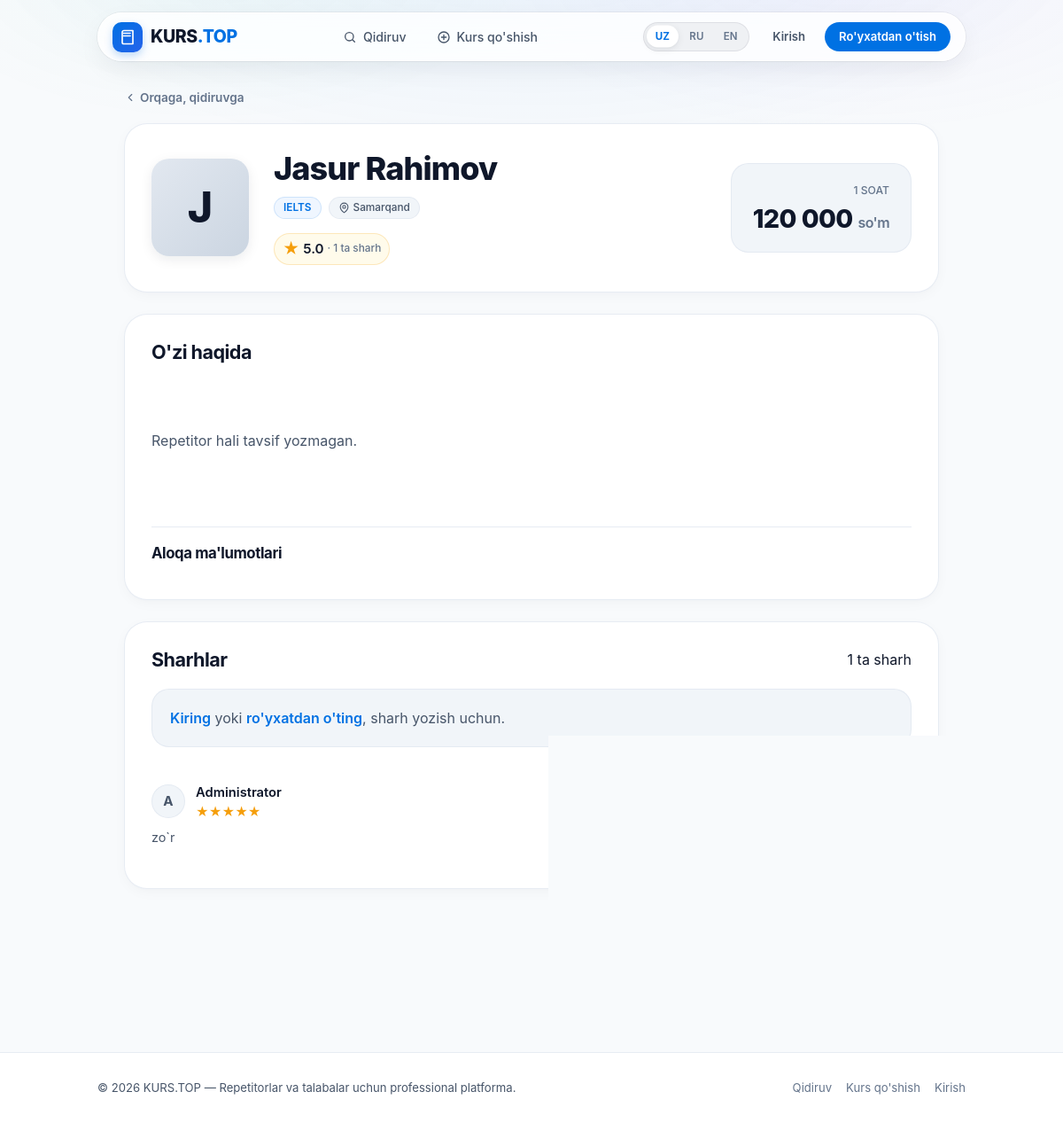
Screenshot of /repetitor/2 with the database file from the repository.
### tables this page shows
CREATE TABLE tutors (
            id INTEGER PRIMARY KEY AUTOINCREMENT,
            ism TEXT NOT NULL,
            fan TEXT NOT NULL,
            shahar TEXT NOT NULL,
            narx INTEGER NOT NULL
        , user_id INTEGER, telefon TEXT, tavsif TEXT, rasm TEXT, telegram TEXT, bepul_dars INTEGER DEFAULT 0, korishlar INTEGER DEFAULT 0);

CREATE TABLE sharhlar (
            id INTEGER PRIMARY KEY AUTOINCREMENT,
            tutor_id INTEGER NOT NULL,
            user_id INTEGER NOT NULL,
            baho INTEGER NOT NULL,
            matn TEXT,
            UNIQUE (tutor_id, user_id)
        );

CREATE TABLE users (
            id INTEGER PRIMARY KEY AUTOINCREMENT,
            ism TEXT NOT NULL,
            login TEXT NOT NULL UNIQUE,
            parol_hash TEXT NOT NULL
        , telefon TEXT DEFAULT '', maxfiy_savol TEXT DEFAULT '', maxfiy_javob_hash TEXT DEFAULT '');

### app.py (the view)
@app.route("/repetitor/<int:tid>")
def repetitor(tid):
    kod = request.args.get("x", "")
    xato = tr(XATO_KODLAR[kod]) if kod in XATO_KODLAR else ""
    return repetitor_sahifa(tid, xato)

### app.py (called while the page is built)
def joriy_til():
    til_kodi = session.get("lang")
    return til_kodi if til_kodi in ("ru", "en") else "uz"

def tr(key, **kw):
    juft = TR.get(key)
    if juft is None:
        return key
    matn = juft[TILLAR.index(joriy_til())]
    return matn.format(**kw) if kw else matn

def db():
    con = sqlite3.connect(DB)
    con.row_factory = sqlite3.Row
    return con

def csrf_token():
    if "csrf" not in session:
        session["csrf"] = secrets.token_hex(16)
    return session["csrf"]

def is_admin():
    return session.get("login") in ADMINLAR

@app.before_request
def csrf_himoya():
    if request.method == "POST" and not csrf_ok():
        return tr("csrf_xato"), 400

@app.context_processor
def umumiy():
    return dict(
        user=session.get("user_ism"),
        user_id=session.get("user_id"),
        admin=is_admin(),
        csrf=csrf_token(),
        tr=tr,
        lang=joriy_til(),
        static_version=STATIC_VERSION,
    )

### templates/repetitor.html (shortened to what this page needs)
{% extends "base.html" %}
{% block content %}
<div class="page-container profile-container">
  <nav class="breadcrumb">
    <a href="/qidiruv">
      <svg viewBox="0 0 24 24" fill="none" stroke="currentColor" stroke-width="2" stroke-linecap="round" stroke-linejoin="round"><path d="m15 18-6-6 6-6"/></svg>
      {{ tr('orqaga') }}
    </a>
  </nav>
  <header class="profile-hero-card">
    <div class="profile-hero-inner">
      <div class="profile-avatar-large">
        {% if t.rasm %}
          <img src="/static/uploads/{{ t.rasm }}" alt="{{ t.ism }}">
        {% else %}
          <div class="profile-fallback-letter">{{ t.ism[:1]|upper }}</div>
        {% endif %}
      </div>
      <div class="profile-details">
        <div class="profile-title-row">
          <h1 class="profile-name">{{ t.ism }}</h1>
        </div>
        <div class="badges-row">
          <span class="badge-subject">{{ t.fan }}</span>
          <span class="badge-city">
            <svg viewBox="0 0 24 24" fill="none" stroke="currentColor" stroke-width="2" stroke-linecap="round" stroke-linejoin="round"><path d="M20 10c0 6-8 12-8 12s-8-6-8-12a8 8 0 0 1 16 0Z"/><circle cx="12" cy="10" r="3"/></svg>
            {{ t.shahar }}
          </span>
        </div>
        {% if t.sharh_soni %}
          <div class="rating-badge rating-large">
            <span class="star-icon">★</span>
            <span class="rating-val">{{ t.reyting }}</span>
            <span class="rating-count">· {{ tr('sharh_n', n=t.sharh_soni) }}</span>
          </div>
        {% endif %}
      </div>
      <div class="profile-price-box">
        <span class="price-box-label">{{ tr('soat') }}</span>
        <div class="price-box-amount">
          {{ '{:,}'.format(t.narx).replace(',', ' ') }}
          <span class="currency">{{ tr('som') }}</span>
        </div>
      </div>
    </div>
  </header>
  <section class="apple-surface-card">
    <div class="surface-header">
      <h2>{{ tr('ozi_haqida') }}</h2>
    </div>
    <div class="profile-bio-text">
      {% if t.tavsif %}
        <p>{{ t.tavsif }}</p>
      {% else %}
        <p class="text-muted">{{ tr('tavsif_yoq') }}</p>
      {% endif %}
    </div>
    <div class="profile-contact-section">
      <h3>Aloqa ma'lumotlari</h3>
    </div>
  </section>
  <section class="apple-surface-card" id="sharhlar">
    <div class="surface-header">
      <h2>{{ tr('sharhlar') }}</h2>
      {% if t.sharh_soni %}
        <span class="count-chip">{{ tr('sharh_n', n=t.sharh_soni) }}</span>
      {% endif %}
    </div>
    <div class="review-compose-box">
      {% if not user %}
        <div class="callout-card">
          <p><a href="/kirish" class="link-bold">{{ tr('kiring') }}</a> {{ tr('yoki') }} <a href="/royxat" class="link-bold">{{ tr('royxat_oting') }}</a>{{ tr('sharh_uchun') }}</p>
        </div>
      {% elif user_id == t.user_id %}
        <p class="text-muted">{{ tr('oz_elon_sharh') }}</p>
      {% endif %}
    </div>
    <div class="reviews-stack">
      {% for s in sharhlar %}
        <div class="review-item">
          <div class="review-head">
            <div class="review-author-avatar">{{ s.muallif[:1]|upper }}</div>
            <div class="review-author-meta">
              <span class="review-author-name">{{ s.muallif }}</span>
              <div class="stars-row">
                <span class="stars-active">{{ '★' * s.baho }}</span>
              </div>
            </div>
          </div>
          {% if s.matn %}
            <p class="review-body">{{ s.matn }}</p>
          {% endif %}
        </div>
      {% else %}
        <div class="empty-reviews">
          <p>{{ tr('birinchi_yozing') }}</p>
        </div>
      {% endfor %}
    </div>
  </section>
</div>
{% endblock %}

### templates/base.html (shortened to what this page needs)
{% set p = request.path %}
<!DOCTYPE html>
<html lang="{{ lang }}" data-theme="light">
<head>
  <link rel="stylesheet" href="{{ url_for('static', filename='style.css') }}?v={{ static_version }}">
</head>
<body>
<header class="site-header">
  <div class="header-inner">
    <a class="brand" href="/">
      <span class="brand-icon">
        <svg viewBox="0 0 24 24" fill="none" stroke="currentColor" stroke-width="2.2" stroke-linecap="round" stroke-linejoin="round"><path d="M4 19.5v-15A2.5 2.5 0 0 1 6.5 2H20v20H6.5a2.5 2.5 0 0 1-2.5-2.5Z"/><path d="M6 6h10M6 10h10"/></svg>
      </span>
      <span class="brand-text">KURS<span class="brand-accent">.TOP</span></span>
    </a>
    <nav class="desktop-nav">
      <a href="/qidiruv" class="nav-item {% if p.startswith('/qidiruv') %}active{% endif %}">
        <svg viewBox="0 0 24 24" fill="none" stroke="currentColor" stroke-width="2" stroke-linecap="round" stroke-linejoin="round"><circle cx="11" cy="11" r="7"/><path d="m20 20-3.5-3.5"/></svg>
        <span>{{ tr('qidiruv') }}</span>
      </a>
      <a href="/qosh" class="nav-item {% if p.startswith('/qosh') %}active{% endif %}">
        <svg viewBox="0 0 24 24" fill="none" stroke="currentColor" stroke-width="2" stroke-linecap="round" stroke-linejoin="round"><circle cx="12" cy="12" r="9"/><path d="M12 8v8M8 12h8"/></svg>
        <span>{{ tr('kurs_qosh') }}</span>
      </a>
    </nav>
    <div class="header-actions">
      <div class="segmented-control" role="group" aria-label="Til tanlash">
        <a href="/til/uz?next={{ request.full_path|urlencode }}" class="segment {% if lang == 'uz' %}active{% endif %}">UZ</a>
        <a href="/til/ru?next={{ request.full_path|urlencode }}" class="segment {% if lang == 'ru' %}active{% endif %}">RU</a>
        <a href="/til/en?next={{ request.full_path|urlencode }}" class="segment {% if lang == 'en' %}active{% endif %}">EN</a>
      </div>
      {% if user %}
        <div class="user-pill">
          <span class="user-greeting">{{ tr('salom', ism=user) }}</span>
          <a href="/chiqish" class="btn-logout" title="{{ tr('chiqish') }}">
            <svg viewBox="0 0 24 24" fill="none" stroke="currentColor" stroke-width="2" stroke-linecap="round" stroke-linejoin="round"><path d="M9 21H5a2 2 0 0 1-2-2V5a2 2 0 0 1 2-2h4"/><polyline points="16 17 21 12 16 7"/><line x1="21" y1="12" x2="9" y2="12"/></svg>
          </a>
        </div>
      {% else %}
        <div class="auth-buttons">
          <a href="/kirish" class="btn-ghost btn-auth-login">{{ tr('kirish') }}</a>
          <a href="/royxat" class="btn-primary-sm btn-auth-signup">{{ tr('royxat') }}</a>
        </div>
      {% endif %}
    </div>
  </div>
</header>
<main class="wrap">
  {% block content %}{% endblock %}
</main>
<footer class="site-footer">
  <div class="footer-inner">
    <p>© 2026 KURS.TOP — Repetitorlar va talabalar uchun professional platforma.</p>
    <div class="footer-links">
      <a href="/qidiruv">{{ tr('qidiruv') }}</a>
      <a href="/qosh">{{ tr('kurs_qosh') }}</a>
      <a href="/kirish">{{ tr('kirish') }}</a>
    </div>
  </div>
</footer>
</body>
</html>

### rows the page displays
tutors: ism "J", ism "Jasur Rahimov", fan "IELTS", shahar "Samarqand", narx "120 000"
sharhlar: ism "A", muallif "Administrator", baho "★★★★★", matn "zo`r"

### other values shown
{{ tr('qidiruv') }} "Qidiruv"
{{ tr('kurs_qosh') }} "Kurs qo'shish"
{{ tr('kirish') }} "Kirish"
{{ tr('royxat') }} "Ro'yxatdan o'tish"
{{ tr('orqaga') }} "Orqaga, qidiruvga"
{{ t.reyting }} "5.0"
{{ tr('sharh_n', n=t.sharh_soni) }} "1 ta sharh"
{{ tr('soat') }} "1 SOAT"
{{ tr('som') }} "so'm"
{{ tr('ozi_haqida') }} "O'zi haqida"
{{ tr('tavsif_yoq') }} "Repetitor hali tavsif yozmagan."
{{ tr('sharhlar') }} "Sharhlar"
{{ tr('kiring') }} "Kiring"
{{ tr('yoki') }} "yoki"
{{ tr('royxat_oting') }} "ro'yxatdan o'ting"
